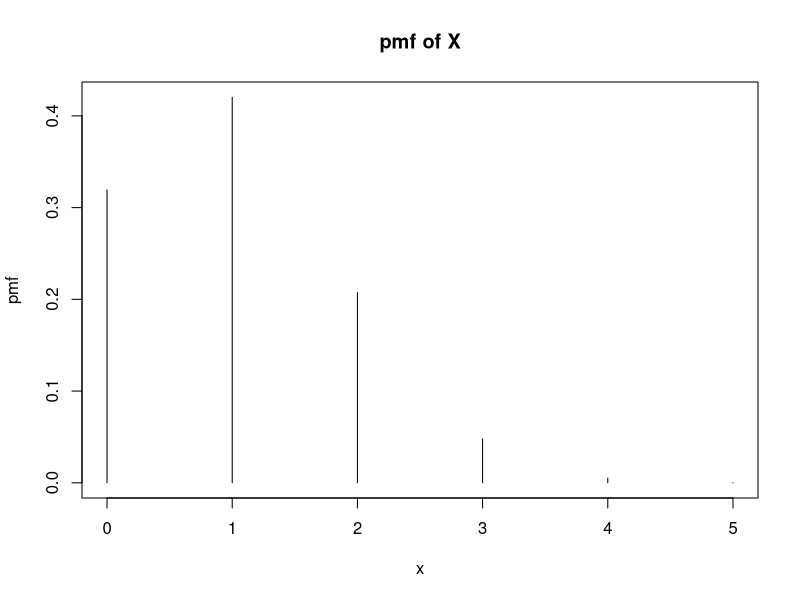

Here is the R script that generated this plot:
## ---- chunk 1
dhyper(2, 3, 17, 2)*(1/18)
## ---- chunk 2
dhyper(2, 3, 17, 3)*(1/17)
## ---- chunk 3
k=2:10
pr = sum(dhyper(2, 3, 17, 2*k-2)/(22-2*k))
pr
## ---- chunk 4
1-pr
## ---- chunk 5
dhyper(0, 20, 80, 5)
## ---- chunk 6
phyper(3, 20, 80, 5)
## ---- chunk 7
5*(20/100)
## ---- chunk 8
k=0:5
ex = sum(k*dhyper(k,20,80,5))
ex
## ---- chunk 9
ex2 = sum(k^2*dhyper(k,20,80,5))
ex2
## ---- chunk 10
ex2 - (ex^2)
## ---- chunk 11
k = 0:5
pmf = dhyper(k, 20, 80, 5)

plot(k, pmf, main = "pmf of X", type="h", xlab="x")
